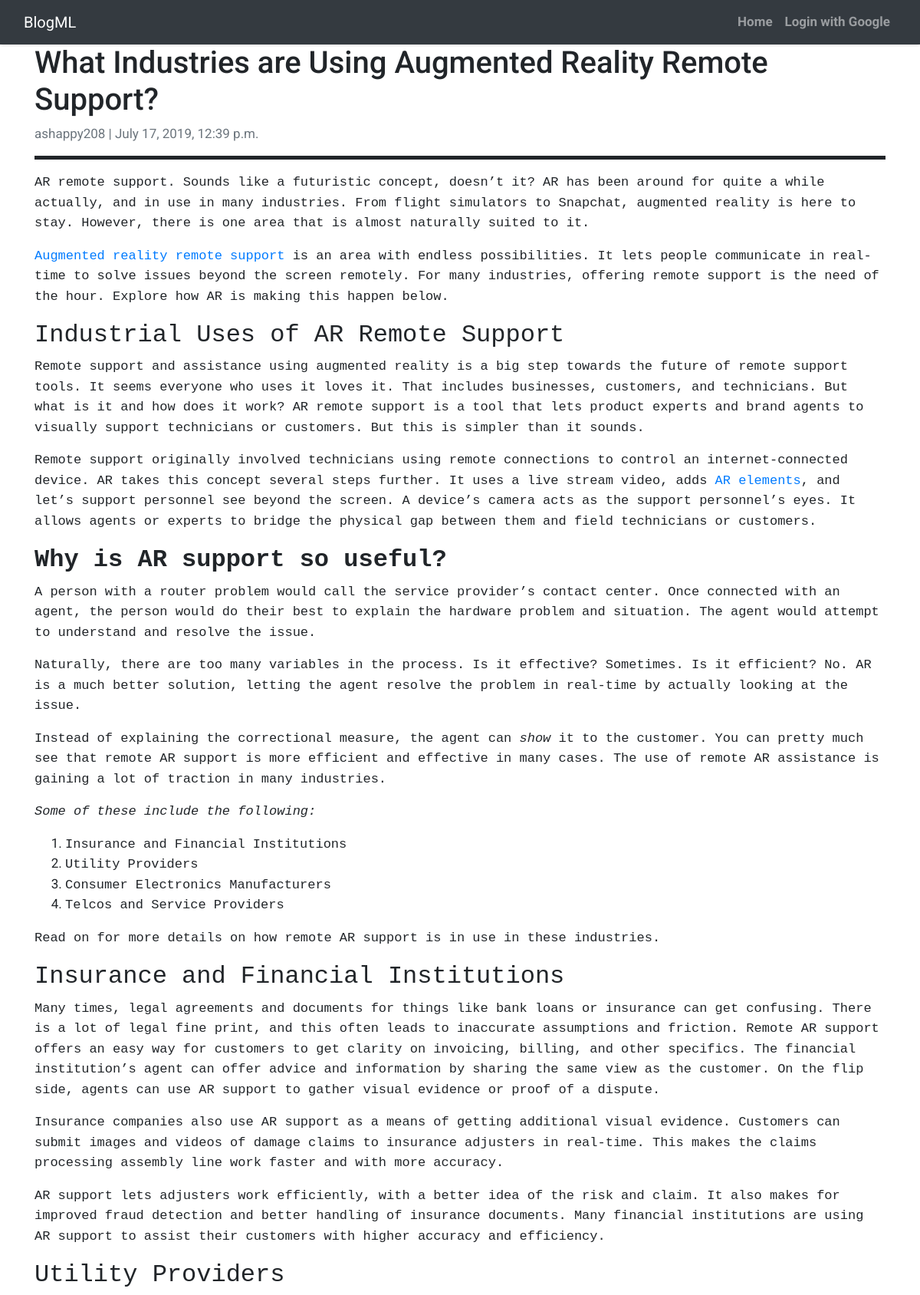
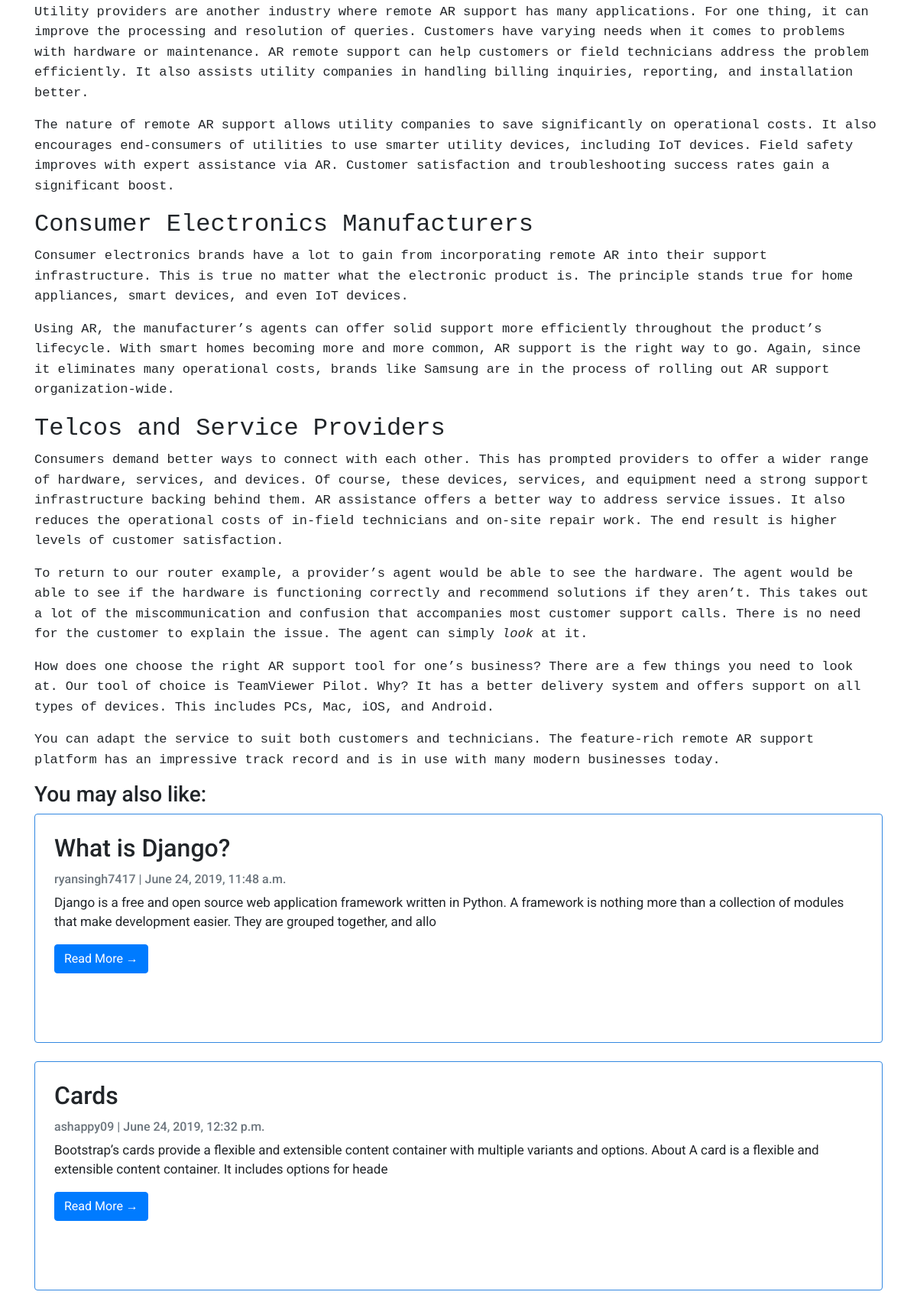
The page /post_detail/11/ (upper part) on the database its author committed (2 pictures, top to bottom).
### dashboard/models.py (models this page shows, shortened)
class Post(models.Model):
    author = models.ForeignKey(settings.AUTH_USER_MODEL, on_delete=models.CASCADE)
    title = models.CharField(max_length=200)
    text = RichTextUploadingField()
    created_date = models.DateTimeField(default=timezone.now)
    published_date = models.DateTimeField(blank=True, null=True)
    topic = models.CharField(max_length=10,default = -1)
    objects = models.Manager

### dashboard/views.py (the view)
# urls.py: path('post_detail/<int:pk>/',views.post_detail,name='post_detail'),
def post_detail(request, pk):
    post = get_object_or_404(Post, pk=pk)
    posttopic = post.topic
    relpost = Post.objects.filter(topic = posttopic).exclude(pk=pk)
    return render(request, 'post_detail.html', {'post': post,'related':relpost})

### dashboard/templates/post_detail.html (shortened to what this page needs)
{% extends 'base.html' %} {% block content %}
<div class="container">
<h1>{% block title %} {{ post.title}} {% endblock title %}</h1>
        <p class=" text-muted">{{ post.author }} | {{ post.published_date }}</p>
        <p style="border-bottom: 5px solid">{{ post.text|safe}}</p>
      </div>
<div class="container">
    {% if related %}
  <h3>You may also like:</h2>
      {% for object in related %}
      <div class="card mb-4">
          <div class="card-body">
              <h2 class="card-title">{{ object.title }}</h2>
              <p class="card-text text-muted h6">{{ object.author }} | {{ object.published_date}} </p>
              <p class = "card-text">{{ object.text|safe|slice:200 }}</p>
              <a href="{% url 'post_detail' pk=object.pk  %}" class="btn btn-primary">Read More &rarr;</a>
          </div>
      </div>
      {% endfor %}
      {% endif %}
</div>
{% endblock content %}

### dashboard/templates/base.html (style rules this page uses)
body { font-family: "Roboto", sans-serif; font-size: 17px; background-color: white; }
.card { padding: 5px; background: white; height : 300px; overflow: auto; border: 1px solid #3388E1; }

### rows shown on the page
Post: title "What Industries are Using Augmented Reality Remote Support?", author "ashappy208", published_date "July 17, 2019, 12:39 p.m.", text "AR remote support. Sounds like a futuristic concept, doesn’t it? AR has been around for quite a while actually, and in use in many industries. From flight simulators to Snapchat, augmented reality is here to stay. However, there is one area that is almost naturally suited to it. Augmented reality remote support is an area with endless possibilities. It lets people communicate in real-time to solve issues beyond the screen remotely. For many industries, offering remote support is the need of the hour. Explore how AR is making this happen below. Industrial Uses of AR Remote Support Remote support and assistance using augmented reality is a big step towards the future of remote support tools.…"
Post: title "What is Django?", author "ryansingh7417", published_date "June 24, 2019, 11:48 a.m.", text "Django is a free and open source web application framework written in Python. A framework is nothing more than a collection of modules that make development easier. They are grouped together, and allo"
Post: title "Cards", author "ashappy09", published_date "June 24, 2019, 12:32 p.m.", text "Bootstrap’s cards provide a flexible and extensible content container with multiple variants and options. About A card is a flexible and extensible content container. It includes options for heade"
